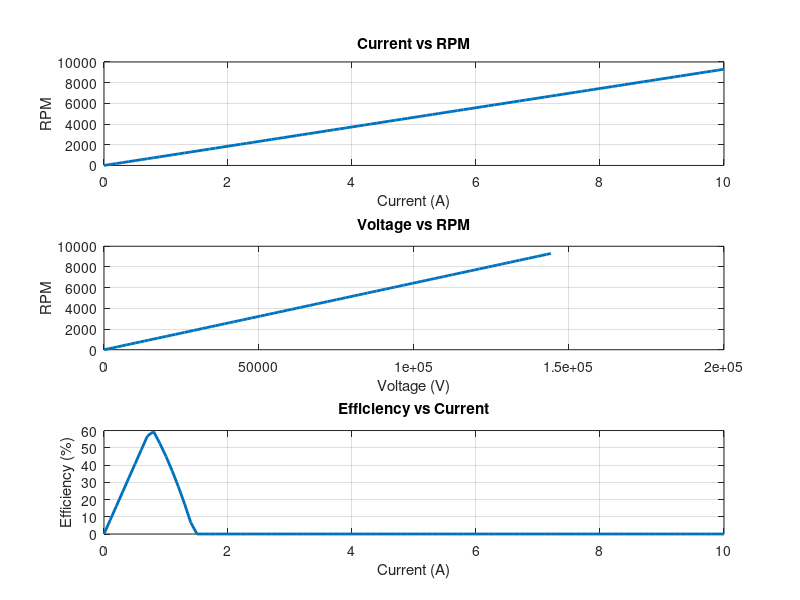

MATLAB code for this plot: (Note: this script raises an error after producing the figure.)
% BLDC Motor Simulation in MATLAB with Fixed Voltage, Number of Poles and Non-Linear Efficiency  

% Motor parameters  
R = 0.090;          % Resistance in ohms  
L = 0.01;       % Inductance in henrys  
Kv = 930;       % Motor velocity constant (RPM/V)  
Ke = Kv / 60;   % Back EMF constant (V/rad/s)  
num_poles = 4;  % Number of poles in the motor  

% Fixed input voltage  
V_input = 12; % in volts  

% Vary current from 0 to 10 A  
current = 0:0.1:10; % Current from 0 to 10 A with 0.1 A steps  
num_points = length(current);  

% Initialize vectors  
rpm = zeros(1, num_points);  
voltage = zeros(1, num_points);  
input_power = zeros(1, num_points);  
output_power = zeros(1, num_points);  
efficiency = zeros(1, num_points);  

% Coefficients for non-linear efficiency model (example values, may need to be adjusted)  
a = 0.9;  % Peak efficiency  
b = 0.4;  % Affects the curve shape  
c = 0.05; % Minimum efficiency  

% Calculate RPM, Voltage, Input Power, Output Power, and Efficiency  
for k = 1:num_points  
    % Calculate back EMF based on current  
    E = Ke * (Kv * current(k)); % Back EMF in volts  
    
    % Calculate RPM using the relationship: RPM = Kv * I  
    rpm(k) = Kv * current(k);  
    
    % Calculate voltage using the formula: V = I*R + E  
    voltage(k) = R * current(k) + E; % Recalculate voltage  
    
    % Calculate input power (P_input = V * I)  
    input_power(k) = V_input * current(k);  
    
    % Calculate output power (P_output = Torque * Omega)  
    % Assuming a constant torque constant (Kt) for simplicity  
    Kt = 0.1; % Torque constant (Nm/A), adjust as needed  
    output_power(k) = Kt * current(k) * (rpm(k) * (2 * pi / 60)); % P_out = Torque * Omega  
    
    % Non-linear efficiency model  
    % Efficiency = a - b*(current)^2 - c  
    efficiency(k) = (a - b * (current(k)^2) - c);  
    
    % Ensure efficiency is never negative  
    efficiency(k) = max(efficiency(k), 0);  
    
    % Adjust efficiency based on output and input power  
    if input_power(k) > 0  
        efficiency(k) = min(efficiency(k), output_power(k) / input_power(k)); % Cap efficiency based on power  
    else  
        efficiency(k) = 0; % Avoid division by zero  
    end  
    
end  

% Plotting results  
figure;  

% Current vs RPM  
subplot(3,1,1);  
plot(current, rpm, 'LineWidth', 2);  
title('Current vs RPM');  
xlabel('Current (A)');  
ylabel('RPM');  
grid on;  

% Voltage vs RPM  
subplot(3,1,2);  
plot(voltage, rpm, 'LineWidth', 2);  
title('Voltage vs RPM');  
xlabel('Voltage (V)');  
ylabel('RPM');  
grid on;  

% Efficiency vs Current  
subplot(3,1,3);  
plot(current, efficiency * 100, 'LineWidth', 2); % Convert to percentage  
title('Efficiency vs Current');  
xlabel('Current (A)');  
ylabel('Efficiency (%)');  
grid on;  

% Enhance figure  
sgtitle('BLDC Motor Characteristics with Fixed Voltage and Non-Linear Efficiency');